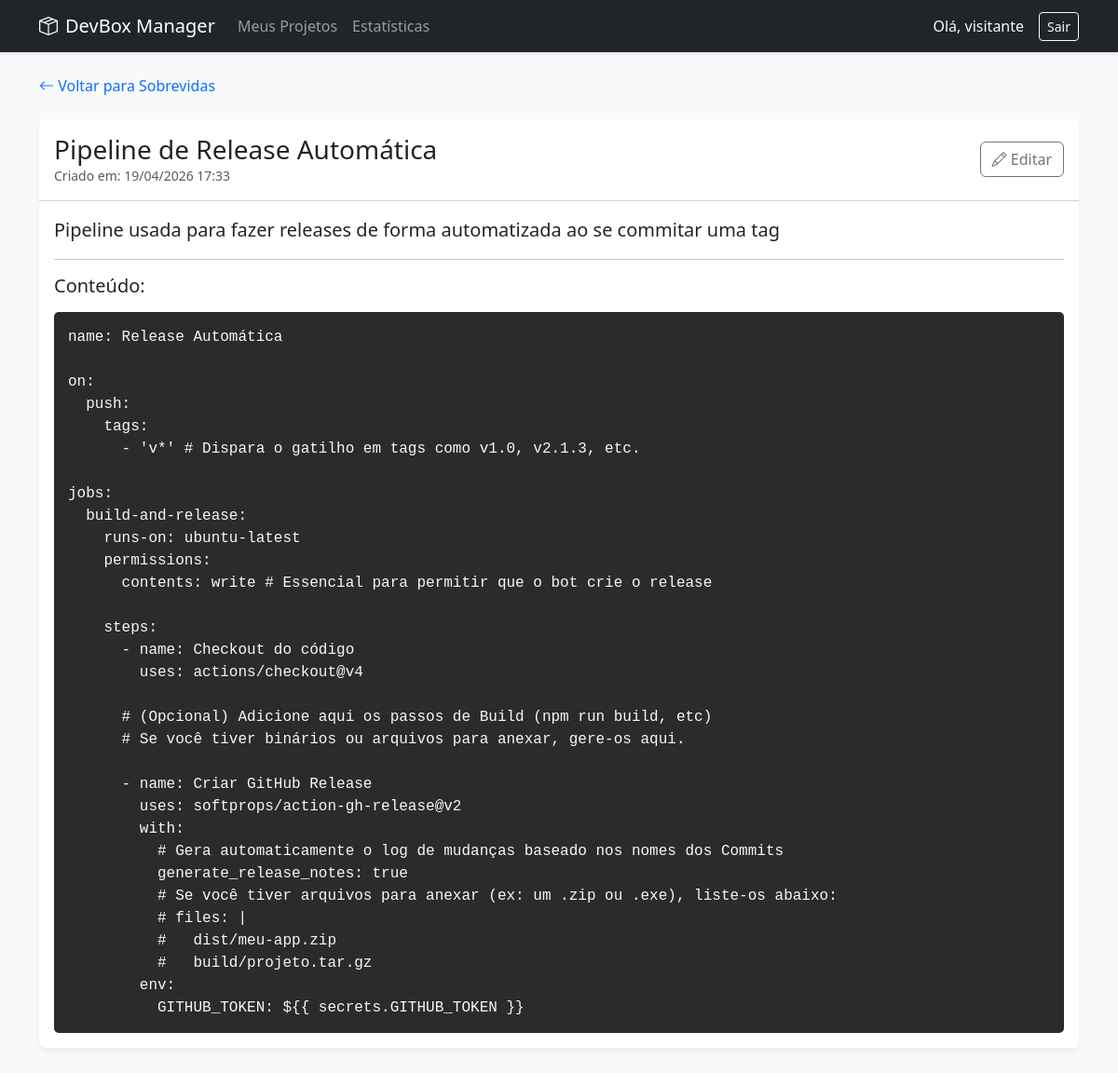
/caixinha/1/ (signed in), run on the app's committed database.
### manager/models.py (models this page shows, shortened)
class ContentBox(models.Model):
    title = models.CharField(max_length=200, verbose_name="Título")
    short_description = models.CharField(max_length=255, verbose_name="Descrição Curta", blank=True)
    content = models.TextField(verbose_name="Conteúdo Completo (Snippet/Anotação)")
    project = models.ForeignKey(Project, on_delete=models.CASCADE, related_name='content_boxes', verbose_name="Projeto")
    created_at = models.DateTimeField(auto_now_add=True, verbose_name="Criado em")
    class Meta:
        verbose_name = "Caixinha"
        verbose_name_plural = "Caixinhas"
        ordering = ['-created_at']

class Project(models.Model):
    title = models.CharField(max_length=200, verbose_name="Título")
    description = models.TextField(verbose_name="Descrição", blank=True)
    user = models.ForeignKey(User, on_delete=models.CASCADE, verbose_name="Usuário")
    created_at = models.DateTimeField(auto_now_add=True, verbose_name="Criado em")
    class Meta:
        verbose_name = "Projeto"
        verbose_name_plural = "Projetos"
        ordering = ['-created_at']

### manager/views.py (the view)
# urls.py: path('caixinha/<int:pk>/', views.contentbox_detail, name='contentbox_detail'),
@login_required
def contentbox_detail(request, pk):
    contentbox = get_object_or_404(ContentBox, pk=pk, project__user=request.user)
    return render(request, 'manager/contentbox_detail.html', {'contentbox': contentbox})

### manager/templates/manager/contentbox_detail.html (shortened to what this page needs)
{% extends "manager/base.html" %}
{% block content %}
<div class="mb-4">
    <a href="{% url 'project_detail' contentbox.project.pk %}" class="text-decoration-none"><i class="bi bi-arrow-left"></i> Voltar para {{ contentbox.project.title }}</a>
</div>
<div class="card">
    <div class="card-header bg-white d-flex justify-content-between align-items-center py-3">
        <div>
            <h3 class="mb-0">{{ contentbox.title }}</h3>
            <p class="text-muted mb-0 small">Criado em: {{ contentbox.created_at|date:"d/m/Y H:i" }}</p>
        </div>
        <div>
            <a href="{% url 'contentbox_edit' contentbox.pk %}" class="btn btn-outline-secondary"><i class="bi bi-pencil"></i> Editar</a>
        </div>
    </div>
    <div class="card-body">
        {% if contentbox.short_description %}
        <p class="lead">{{ contentbox.short_description }}</p>
        <hr>
        {% endif %}
        <h5 class="mb-3">Conteúdo:</h5>
        <div class="snippet-box">{{ contentbox.content }}</div>
    </div>
</div>
{% endblock %}

### manager/templates/manager/base.html (shortened to what this page needs)
<!DOCTYPE html>
<html lang="pt-br">
<head>
    <link href="https://cdn.jsdelivr.net/npm/bootstrap@5.3.0/dist/css/bootstrap.min.css" rel="stylesheet">
    <link rel="stylesheet" href="https://cdn.jsdelivr.net/npm/bootstrap-icons@1.10.5/font/bootstrap-icons.css">
</head>
<body>
    {% if user.is_authenticated %}
    <nav class="navbar navbar-expand-lg navbar-dark bg-dark mb-4">
        <div class="container">
            <a class="navbar-brand" href="{% url 'dashboard' %}"><i class="bi bi-box-seam me-2"></i>DevBox Manager</a>
            <div class="collapse navbar-collapse" id="navbarNav">
                <ul class="navbar-nav me-auto">
                    <li class="nav-item"><a class="nav-link" href="{% url 'dashboard' %}">Meus Projetos</a></li>
                    <li class="nav-item"><a class="nav-link" href="{% url 'report' %}">Estatísticas</a></li>
                </ul>
                <div class="d-flex align-items-center">
                    <span class="text-light me-3">Olá, {{ user.username }}</span>
                    <form action="{% url 'logout' %}" method="post" class="d-inline">
                        <button type="submit" class="btn btn-outline-light btn-sm">Sair</button>
                    </form>
                </div>
            </div>
        </div>
    </nav>
    {% endif %}
    <div class="container mb-5">
        {% block content %}{% endblock %}
    </div>
</body>
</html>

### manager/templates/manager/base.html (style rules this page uses)
body { background-color: #f8f9fa; }
.navbar { box-shadow: 0 2px 4px rgba(0,0,0,.1); }
.card { box-shadow: 0 4px 6px rgba(0,0,0,.05); border: none; transition: transform 0.2s; }
.snippet-box { background-color: #2b2b2b; color: #f8f8f2; padding: 15px; border-radius: 5px; font-family: monospace; white-space: pre-wrap; margin-top: 15px; }

### data on the page
ContentBox: project "Sobrevidas", title "Pipeline de Release Automática", created_at "19/04/2026 17:33", short_description "Pipeline usada para fazer releases de forma automatizada ao se commitar uma tag", content "name: Release Automática on: push: tags: - 'v*' # Dispara o gatilho em tags como v1.0, v2.1.3, etc. jobs: build-and-release: runs-on: ubuntu-latest permissions: contents: write # Essencial para permitir que o bot crie o release steps: - name: Checkout do código uses: actions/checkout@v4 # (Opcional) Adicione aqui os passos de Build (npm run build, etc) # Se você tiver binários ou arquivos para anexar, gere-os aqui. - name: Criar GitHub Release uses: softprops/action-gh-release@v2 with: # Gera automaticamente o log de mudanças baseado nos nomes dos Commits generate_release_notes: true # Se você tiver arquivos para anexar (ex: um .zip ou .exe), liste-os abaixo: # files: | # dist/meu-app.zip #…"

### other printed values
{{ user.username }} "visitante"
